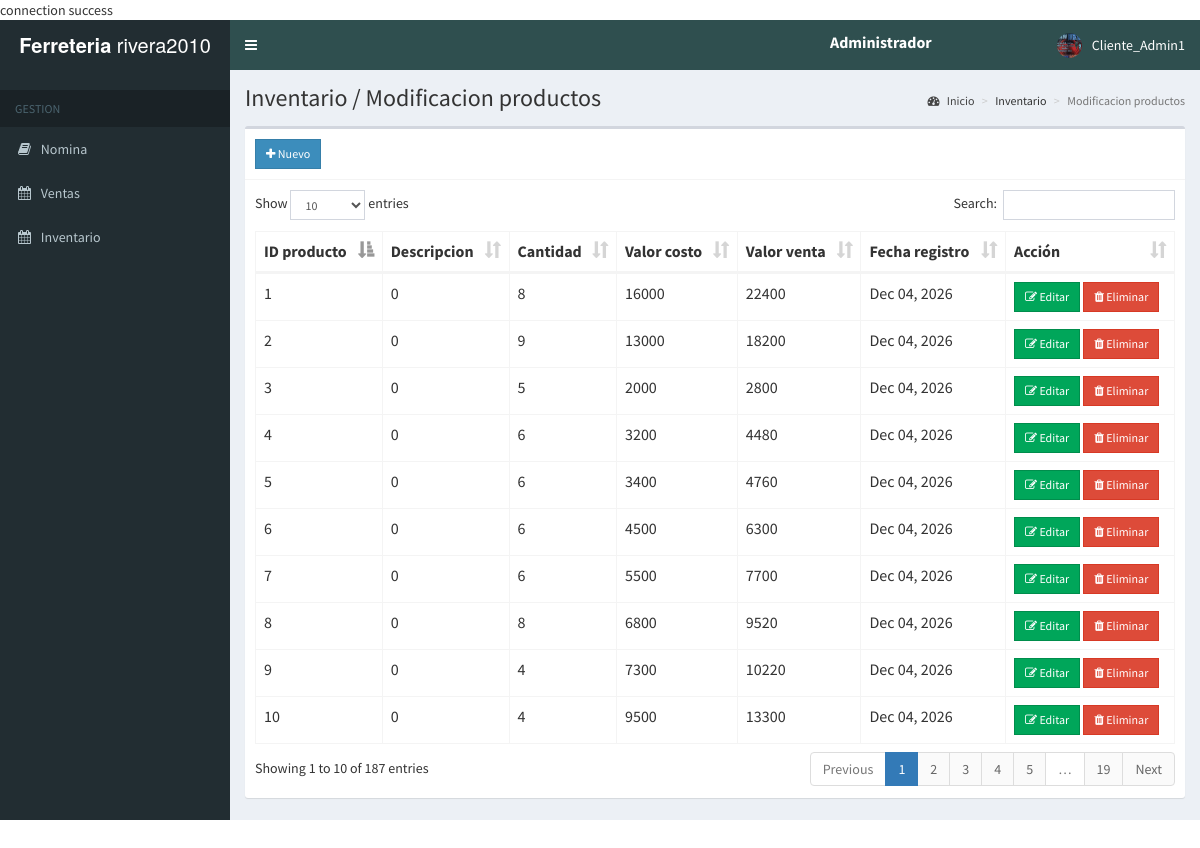
Screenshot of /admin/productos_edicion.php (signed in) with the database file from the repository.
### tables this page shows
CREATE TABLE `administrador` (`id` int(11) NOT NULL,
  `id_empleado` int(15) NOT NULL,
  `usuario` varchar(30) NOT NULL,
  `password` varchar(60) NOT NULL,
  `tipo` varchar(60) NOT NULL,
  `fecha_creacion` date NOT NULL
);

CREATE TABLE `productos` (
`id_producto` int(11) NOT NULL,
`descripcion` int(11) NOT NULL,
`Cantidad` int(11) NOT NULL,
`valor_costo` int(11) NOT NULL,
`valor_venta` int(11) NOT NULL,
`fecha_insercion` date NOT NULL
);

### admin/includes/session.php (called while the page is built, shortened)
<?php
	include 'includes/conn.php';
	$sql = "SELECT * FROM administrador WHERE id = '".$_SESSION['Cliente_Admin1']."'";
	$query = $conn->query($sql);
	$user = $query->fetch_assoc();
?>

### admin/productos_edicion.php (the view, shortened to what this page needs)
<?php include 'includes/session.php'; ?>
<?php include 'includes/header.php'; ?>
<body class="hold-transition skin-blue sidebar-mini">
<div class="wrapper">
  <?php include 'includes/navbar.php'; ?>
  <?php include 'includes/menuAdministrador.php'; ?>
  <div class="content-wrapper">
    <section class="content-header">
    <h1>
      Inventario / Modificacion productos
      </h1>
      <ol class="breadcrumb">
        <li><a href="SubMenuInventario.php"><i class="fa fa-dashboard"></i> Inicio</a></li>
        <li>Inventario</li>
        <li class="active">Modificacion productos</li>
      </ol>
    </section>
    <section class="content">
      <div class="row">
        <div class="col-xs-12">
          <div class="box">
            <div class="box-header with-border">
               <a href="#addnew" data-toggle="modal" class="btn btn-primary btn-sm btn-flat"><i class="fa fa-plus"></i> Nuevo</a>
            </div>
            <div class="box-body">
              <table id="example1" class="table table-bordered">
                <thead>
                  <th>ID producto</th>
                  <th>Descripcion</th>
                  <th>Cantidad</th>
                  <th>Valor costo</th>
                  <th>Valor venta</th>
                  <th>Fecha registro</th>
                  <th>Acción</th>
                </thead>
                <tbody>
                  <?php
                     $sql = "SELECT * FROM productos ";
                    $query = $conn->query($sql);
                    while($row = $query->fetch_assoc()){
                      ?>
                        <tr>
                          <td><?php echo $row['id_producto']; ?></td>
                          <td><?php echo $row['descripcion']; ?></td>
                          <td><?php echo $row['Cantidad']; ?></td>
                          <td><?php echo $row['valor_costo']; ?></td>
                          <td><?php echo $row['valor_venta']; ?></td>
                          <td><?php echo date('M d, Y', strtotime($row['fecha_insercion'])) ?></td>
                          <td>
                            <button class="btn btn-success btn-sm edit btn-flat" data-id="<?php echo $row['id_producto']; ?>"><i class="fa fa-edit"></i> Editar</button>
                            <button class="btn btn-danger btn-sm delete btn-flat" data-id="<?php echo $row['id_producto']; ?>"><i class="fa fa-trash"></i> Eliminar</button>
                          </td>
                        </tr>
                      <?php
                    }
                  ?>
                </tbody>
              </table>
            </div>
          </div>
        </div>
      </div>
    </section>
  </div>
</div>
</body>
</html>

### admin/includes/header.php (shortened to what this page needs)
<!DOCTYPE html>
<html lang="es">
<head>
  	<link rel="stylesheet" href="../bower_components/bootstrap/dist/css/bootstrap.min.css">
  	<link rel="stylesheet" href="../bower_components/font-awesome/css/font-awesome.min.css">
  	<link rel="stylesheet" href="../bower_components/Ionicons/css/ionicons.min.css">
    <link rel="stylesheet" href="../dist/css/AdminLTE.min.css">
    <link rel="stylesheet" href="../bower_components/datatables.net-bs/css/dataTables.bootstrap.min.css">
    <link rel="stylesheet" href="../bower_components/bootstrap-daterangepicker/daterangepicker.css">
    <link rel="stylesheet" href="../plugins/timepicker/bootstrap-timepicker.min.css">
    <link rel="stylesheet" href="../bower_components/bootstrap-datepicker/dist/css/bootstrap-datepicker.min.css">
    <link rel="stylesheet" href="../dist/css/skins/_all-skins.min.css">
</head>

### admin/includes/navbar.php (shortened to what this page needs)
<header class="main-header">
  <a href="#" class="logo">
    <span class="logo-lg"><b>Ferreteria </b>rivera2010</span>
  </a>
  <nav class="navbar navbar-static-top">
    <a href="#" class="sidebar-toggle" data-toggle="push-menu" role="button">
    </a>
    <div>
      <div style="position:absolute; top: 11px;; left:600px;color:white; font-size: medium">
        <strong>Administrador</strong>
      </div>
    </div>
    <div class="navbar-custom-menu">
      <ul class="nav navbar-nav">
        <li class="dropdown user user-menu">
          <a href="#" class="dropdown-toggle" data-toggle="dropdown">
            <img src="../images/logo.jpg" class="user-image" alt="User Image">
            <span class="hidden-xs"><?php echo $user['usuario']; ?></span>
          </a>
        </li>
      </ul>
    </div>
  </nav>
</header>

### admin/includes/menuAdministrador.php (shortened to what this page needs)
<aside class="main-sidebar">
    <section class="sidebar">
      <div class="user-panel"></div>
      <ul class="sidebar-menu" data-widget="tree">
        <li class="header">GESTION</li>
        <li class="treeview">
        <li><a href="subMenuNomina.php"><i class="fa fa-book"></i> <span>Nomina</span></a></li>
        <li class="treeview">
        <li><a href="submenuVentas.php"><i class="fa fa-calendar"></i> <span>Ventas</span></a></li>
        <li class="treeview">
        <li><a href="submenuInventario.php"><i class="fa fa-calendar"></i> <span>Inventario</span></a></li>
      </ul>
    </section>
  </aside>

### rows the page displays
administrador: usuario "Cliente_Admin1"
productos: id_producto "1", descripcion "0", Cantidad "8", valor_costo "16000", valor_venta "22400", fecha_insercion "Dec 04, 2026"
productos: id_producto "2", descripcion "0", Cantidad "9", valor_costo "13000", valor_venta "18200", fecha_insercion "Dec 04, 2026"
productos: id_producto "3", descripcion "0", Cantidad "5", valor_costo "2000", valor_venta "2800", fecha_insercion "Dec 04, 2026"
productos: id_producto "4", descripcion "0", Cantidad "6", valor_costo "3200", valor_venta "4480", fecha_insercion "Dec 04, 2026"
productos: id_producto "5", descripcion "0", Cantidad "6", valor_costo "3400", valor_venta "4760", fecha_insercion "Dec 04, 2026"
productos: id_producto "6", descripcion "0", Cantidad "6", valor_costo "4500", valor_venta "6300", fecha_insercion "Dec 04, 2026"
productos: id_producto "7", descripcion "0", Cantidad "6", valor_costo "5500", valor_venta "7700", fecha_insercion "Dec 04, 2026"
productos: id_producto "8", descripcion "0", Cantidad "8", valor_costo "6800", valor_venta "9520", fecha_insercion "Dec 04, 2026"
productos: id_producto "9", descripcion "0", Cantidad "4", valor_costo "7300", valor_venta "10220", fecha_insercion "Dec 04, 2026"
productos: id_producto "10", descripcion "0", Cantidad "4", valor_costo "9500", valor_venta "13300", fecha_insercion "Dec 04, 2026"
